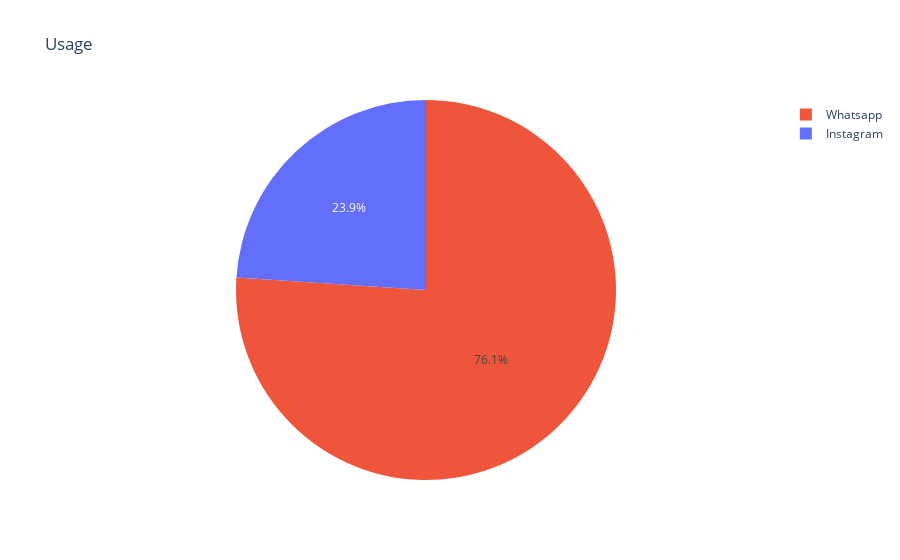

Notebook code cell kept with this figure:
### Code cell
fig

### Figure 1 — Plotly figure (JSON) as saved in the notebook; plotly's stock layout.template omitted (floating-point values rounded to 4 significant figures)
{"data": [{"customdata": [["Instagram"], ["Instagram"], ["Instagram"], ["Instagram"], ["Instagram"], ["Instagram"], ["Instagram"], ["Instagram"], ["Instagram"], ["Instagram"], ["Instagram"], ["Instagram"], ["Instagram"], ["Instagram"], ["Instagram"], ["Instagram"], ["Instagram"], ["Instagram"], ["Instagram"], ["Instagram"], ["Instagram"], ["Instagram"], ["Instagram"], ["Instagram"], ["Instagram"], ["Instagram"], ["Instagram"], ["Whatsapp"], ["Whatsapp"], ["Whatsapp"], ["Whatsapp"], ["Whatsapp"], ["Whatsapp"], ["Whatsapp"], ["Whatsapp"], ["Whatsapp"], ["Whatsapp"], ["Whatsapp"], ["Whatsapp"], ["Whatsapp"], ["Whatsapp"], ["Whatsapp"], ["Whatsapp"], ["Whatsapp"], ["Whatsapp"], ["Whatsapp"], ["Whatsapp"], ["Whatsapp"], ["Whatsapp"], ["Whatsapp"], ["Whatsapp"], ["Whatsapp"], ["Whatsapp"], ["Whatsapp"]], "domain": {"x": [0, 1], "y": [0, 1]}, "hovertemplate": "App=%{customdata[0]}<br>Usage=%{value}<extra></extra>", "labels": ["Instagram", "Instagram", "Instagram", "Instagram", "Instagram", "Instagram", "Instagram", "Instagram", "Instagram", "Instagram", "Instagram", "Instagram", "Instagram", "Instagram", "Instagram", "Instagram", "Instagram", "Instagram", "Instagram", "Instagram", "Instagram", "Instagram", "Instagram", "Instagram", "Instagram", "Instagram", "Instagram", "Whatsapp", "Whatsapp", "Whatsapp", "Whatsapp", "Whatsapp", "Whatsapp", "Whatsapp", "Whatsapp", "Whatsapp", "Whatsapp", "Whatsapp", "Whatsapp", "Whatsapp", "Whatsapp", "Whatsapp", "Whatsapp", "Whatsapp", "Whatsapp", "Whatsapp", "Whatsapp", "Whatsapp", "Whatsapp", "Whatsapp", "Whatsapp", "Whatsapp", "Whatsapp", "Whatsapp"], "legendgroup": "", "marker": {"colors": ["#636efa", "#636efa", "#636efa", "#636efa", "#636efa", "#636efa", "#636efa", "#636efa", "#636efa", "#636efa", "#636efa", "#636efa", "#636efa", "#636efa", "#636efa", "#636efa", "#636efa", "#636efa", "#636efa", "#636efa", "#636efa", "#636efa", "#636efa", "#636efa", "#636efa", "#636efa", "#636efa", "#EF553B", "#EF553B", "#EF553B", "#EF553B", "#EF553B", "#EF553B", "#EF553B", "#EF553B", "#EF553B", "#EF553B", "#EF553B", "#EF553B", "#EF553B", "#EF553B", "#EF553B", "#EF553B", "#EF553B", "#EF553B", "#EF553B", "#EF553B", "#EF553B", "#EF553B", "#EF553B", "#EF553B", "#EF553B", "#EF553B", "#EF553B"]}, "name": "", "showlegend": true, "type": "pie", "values": [38, 39, 64, 14, 3, 19, 44, 16, 27, 72, 42, 19, 38, 71, 43, 45, 94, 114, 17, 1, 2, 3, 2, 3, 4, 5, 2, 82, 69, 130, 59, 128, 108, 23, 76, 1, 6, 126, 91, 160, 69, 119, 103, 203, 182, 71, 64, 50, 71, 212, 244, 77, 58, 89]}], "layout": {"legend": {"tracegroupgap": 0}, "title": {"text": "Usage"}}}
